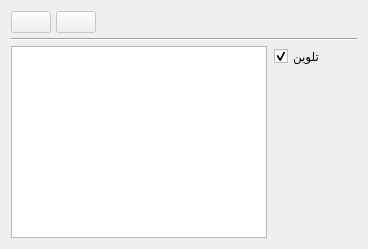
      <widget class="QWidget" name="ayatTab">
       <property name="styleSheet">
        <string notr="true"/>
       </property>
       <attribute name="title">
        <string>آيات</string>
       </attribute>
       <layout class="QVBoxLayout" name="verticalLayout_12">
        <item>
         <layout class="QVBoxLayout" name="verticalLayout_10">
          <property name="spacing">
           <number>5</number>
          </property>
          <item>
           <layout class="QHBoxLayout" name="horizontalLayout_3">
            <item>
             <widget class="QPushButton" name="filterButton">
              <property name="enabled">
               <bool>false</bool>
              </property>
              <property name="toolTip">
               <string>تصفية النتائج بمساعدة ChatGPT</string>
              </property>
              <property name="text">
               <string/>
              </property>
              <property name="icon">
               <iconset resource="../resources/resources.qrc">
                <normaloff>:/filter-icon.png</normaloff>:/filter-icon.png</iconset>
              </property>
              <property name="iconSize">
               <size>
                <width>24</width>
                <height>24</height>
               </size>
              </property>
             </widget>
            </item>
            <item>
             <widget class="QPushButton" name="clearFilterButton">
              <property name="enabled">
               <bool>false</bool>
              </property>
              <property name="toolTip">
               <string>الغاء التصفية</string>
              </property>
              <property name="text">
               <string/>
              </property>
              <property name="icon">
               <iconset resource="../resources/resources.qrc">
                <normaloff>:/clear-filter-icon.png</normaloff>:/clear-filter-icon.png</iconset>
              </property>
              <property name="iconSize">
               <size>
                <width>24</width>
                <height>24</height>
               </size>
              </property>
             </widget>
            </item>
            <item>
             <spacer name="horizontalSpacer_2">
              <property name="orientation">
               <enum>Qt::Horizontal</enum>
              </property>
              <property name="sizeHint" stdset="0">
               <size>
                <width>40</width>
                <height>20</height>
               </size>
              </property>
             </spacer>
            </item>
           </layout>
          </item>
          <item>
           <widget class="Line" name="line_3">
            <property name="orientation">
             <enum>Qt::Horizontal</enum>
            </property>
           </widget>
          </item>
          <item>
           <layout class="QHBoxLayout" name="horizontalLayout_5">
            <property name="spacing">
             <number>7</number>
            </property>
            <item>
             <layout class="QVBoxLayout" name="verticalLayout_17">
              <item>
               <widget class="LazyTextBrowser" name="foundVerses">
                <property name="cursor" stdset="0">
                 <cursorShape>IBeamCursor</cursorShape>
                </property>
                <property name="styleSheet">
                 <string notr="true">font-family: 'Noto Naskh Arabic'; font-size: 17pt;</string>
                </property>
               </widget>
              </item>
             </layout>
            </item>
            <item>
             <layout class="QVBoxLayout" name="verticalLayout_9">
              <item>
               <widget class="QCheckBox" name="colorizeCheckbox">
                <property name="toolTip">
                 <string/>
                </property>
                <property name="text">
                 <string>تلوين</string>
                </property>
                <property name="checked">
                 <bool>true</bool>
                </property>
               </widget>
              </item>
              <item>
               <spacer name="verticalSpacer_9">
                <property name="orientation">
                 <enum>Qt::Vertical</enum>
                </property>
                <property name="sizeHint" stdset="0">
                 <size>
                  <width>83</width>
                  <height>40</height>
                 </size>
                </property>
               </spacer>
              </item>
             </layout>
            </item>
           </layout>
          </item>
         </layout>
        </item>
       </layout>
      </widget>
